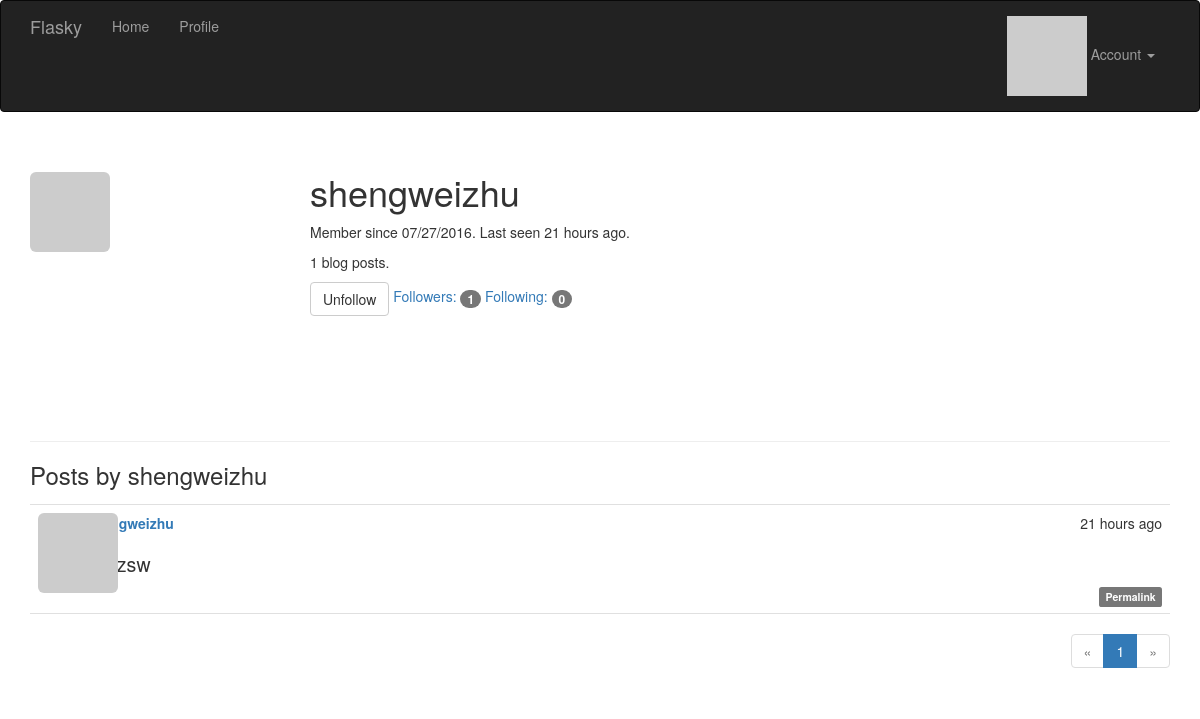
Page /user/shengweizhu (signed in) on the committed database.
### app/models.py (models this page shows, shortened)
class User(UserMixin, db.Model):
    __tablename__ = 'users'
    id = db.Column(db.Integer, primary_key=True)
    email = db.Column(db.String(64), unique=True, index=True)
    username = db.Column(db.String(64), unique=True, index=True)
    role_id = db.Column(db.Integer, db.ForeignKey('roles.id'))
    password_hash = db.Column(db.String(128))
    confirmed = db.Column(db.Boolean, default=False)
    name = db.Column(db.String(64))
    location = db.Column(db.String(64))
    about_me = db.Column(db.Text())
    member_since = db.Column(db.DateTime(), default=datetime.utcnow)
    last_seen = db.Column(db.DateTime(), default=datetime.utcnow)
    avatar_hash = db.Column(db.String(32))
    posts = db.relationship('Post', backref='author', lazy='dynamic')
    followed = db.relationship('Follow',
                               foreign_keys=[Follow.follower_id],
                               backref=db.backref('follower', lazy='joined'),
                               lazy='dynamic',
                               cascade='all, delete-orphan')
    followers = db.relationship('Follow',
                                foreign_keys=[Follow.followed_id],
                                backref=db.backref('followed', lazy='joined'),
                                lazy='dynamic',
                                cascade='all, delete-orphan')
    @property
    def password(self):
        raise AttributeError('password is not a readable attribute')
    def can(self, permissions):
        return self.role is not None and \
            (self.role.permissions & permissions) == permissions
    def is_administrator(self):
        return self.can(Permission.ADMINISTER)
    def ping(self):
        self.last_seen = datetime.utcnow()
        db.session.add(self)
    def gravatar(self, size=100, default='identicon', rating='g'):
        if request.is_secure:
            url = 'https://secure.gravatar.com/avatar'
        else:
            url = 'http://www.gravatar.com/avatar'
        hash = self.avatar_hash or hashlib.md5(
            self.email.encode('utf-8')).hexdigest()
        return '{url}/{hash}?s={size}&d={default}&r={rating}'.format(
            url=url, hash=hash, size=size, default=default, rating=rating)
    def is_following(self, user):
        return self.followed.filter_by(followed_id=user.id).first() is not None

class Post(db.Model):
    __tablename__ = 'posts'
    id = db.Column(db.Integer, primary_key=True)
    body = db.Column(db.Text)
    body_html = db.Column(db.Text)
    timestamp = db.Column(db.DateTime, index=True, default=datetime.utcnow)
    author_id = db.Column(db.Integer, db.ForeignKey('users.id'))

### app/main/views.py (the view)
@main.route('/user/<username>')
def user(username):
    user = User.query.filter_by(username=username).first_or_404()
    page = request.args.get('page', 1, type=int)
    pagination = user.posts.order_by(Post.timestamp.desc()).paginate(
        page, per_page=current_app.config['FLASKY_POSTS_PER_PAGE'],
        error_out=False)
    posts = pagination.items
    return render_template('user.html', user=user, posts=posts,
                           pagination=pagination)

### app/auth/views.py (called while the page is built)
@auth.before_app_request
def before_request():
    if current_user.is_authenticated:
        current_user.ping()
        if not current_user.confirmed \
                and request.endpoint[:5] != 'auth.' \
                and request.endpoint != 'static':
            return redirect(url_for('auth.unconfirmed'))

### app/main/__init__.py (called while the page is built)
@main.app_context_processor
def inject_permissions():
    return dict(Permission=Permission)

### app/models.py (called while the page is built)
@login_manager.user_loader
def load_user(user_id):
    return User.query.get(int(user_id))

### app/templates/user.html (shortened to what this page needs)
{% extends "base.html" %}
{% import "_macros.html" as macros %}
{% block page_content %}
<div class="page-header">
    <img class="img-rounded profile-thumbnail" src="{{ user.gravatar(size=256) }}">
    <div class="profile-header">
        <h1>{{ user.username }}</h1>
        <p>Member since {{ moment(user.member_since).format('L') }}. Last seen {{ moment(user.last_seen).fromNow() }}.</p>
        <p>{{ user.posts.count() }} blog posts.</p>
        <p>
            {% if current_user.can(Permission.FOLLOW) and user != current_user %}
                {% if not current_user.is_following(user) %}
                     <a href="{{ url_for('.follow', username=user.username) }}" class="btn btn-primary">Follow</a>
                {% else %}
                    <a href="{{ url_for('.unfollow', username=user.username) }}" class="btn btn-default">Unfollow</a>
                {% endif %}
            {% endif %}
            <a href="{{ url_for('.followers', username=user.username) }}">Followers: <span class="badge">{{ user.followers.count() - 1 }}</span></a>
            <a href="{{ url_for('.followed_by', username=user.username) }}">Following: <span class="badge">{{ user.followed.count() - 1 }}</span></a>
        </p>
    </div>
</div>
    <h3>Posts by {{ user.username }}</h3>
    {% include "_posts.html" %}
    {% if pagination %}
        <div class="pagination">
            {{ macros.pagination_widget(pagination, '.user', username=user.username) }}
        </div>
    {% endif %}
{% endblock %}

### app/templates/base.html (shortened to what this page needs)
{% extends "bootstrap/base.html" %}
{% block head %}
{{ super() }}
<link rel="stylesheet" type="text/css" href="{{ url_for('static', filename='styles.css') }}">
{% endblock %}
{% block navbar %}
<div class="navbar navbar-inverse" role="navigation">
    <div class="container">
        <div class="navbar-header">
            <a class="navbar-brand" href="{{ url_for('main.index') }}">Flasky</a>
        </div>
        <div class="navbar-collapse collapse">
            <ul class="nav navbar-nav">
                <li><a href="{{ url_for('main.index') }}">Home</a></li>
                {% if current_user.is_authenticated %}
                <li><a href="{{ url_for('main.user', username=current_user.username) }}">Profile</a></li>
                {% endif %}
            </ul>
            <ul class="nav navbar-nav navbar-right">
                {% if current_user.is_authenticated %}
                <li class="dropdown">
                    <a href="#" class="dropdown-toggle" data-toggle="dropdown">
                        <img src="{{ current_user.gravatar(size=18) }}">
                        Account <b class="caret"></b>
                    </a>
                </li>
                {% else %}
                <li><a href="{{ url_for('auth.login') }}">Log In</a></li>
                {% endif %}
            </ul>
        </div>
    </div>
</div>
{% endblock %}
{% block content %}
<div class="container">
    {% block page_content %}{% endblock %}
</div>
{% endblock %}

### app/templates/_macros.html
{% macro pagination_widget(pagination, endpoint) %}
<ul class="pagination">
    <li{% if not pagination.has_prev %} class="disabled"{% endif %}>
        <a href="{% if pagination.has_prev %}{{ url_for(endpoint, page=pagination.prev_num, **kwargs) }}{% else %}#{% endif %}">
            &laquo;
        </a>
    </li>
    {% for p in pagination.iter_pages() %}
        {% if p %}
            {% if p == pagination.page %}
            <li class="active">
                <a href="{{ url_for(endpoint, page = p, **kwargs) }}">{{ p }}</a>
            </li>
            {% else %}
            <li>
                <a href="{{ url_for(endpoint, page = p, **kwargs) }}">{{ p }}</a>
            </li>
            {% endif %}
        {% else %}
        <li class="disabled"><a href="#">&hellip;</a></li>
        {% endif %}
    {% endfor %}
    <li{% if not pagination.has_next %} class="disabled"{% endif %}>
        <a href="{% if pagination.has_next %}{{ url_for(endpoint, page=pagination.next_num, **kwargs) }}{% else %}#{% endif %}">
            &raquo;
        </a>
    </li>
</ul>
{% endmacro %}

### app/templates/bootstrap/base.html (shortened to what this page needs)
{% block doc -%}
<!DOCTYPE html>
<html{% block html_attribs %}{% endblock html_attribs %}>
{%- block html %}
  <head>
    {%- block head %}
    {%- block styles %}
    <link href="{{bootstrap_find_resource('css/bootstrap.css', cdn='bootstrap')}}" rel="stylesheet">
    {%- endblock styles %}
    {%- endblock head %}
  </head>
  <body{% block body_attribs %}{% endblock body_attribs %}>
    {% block body -%}
    {% block navbar %}
    {%- endblock navbar %}
    {% block content -%}
    {%- endblock content %}
    {%- endblock body %}
  </body>
{%- endblock html %}
</html>
{% endblock doc -%}

### app/templates/_posts.html (shortened to what this page needs)
<ul class="posts">
    {% for post in posts %}
    <li class="post">
        <div class="post-thumbnail">
            <a href="{{ url_for('.user', username=post.author.username) }}">
                <img class="img-rounded profile-thumbnail" src="{{ post.author.gravatar(size=40) }}">
            </a>
        </div>
        <div class="post-content">
            <div class="post-date">{{ moment(post.timestamp).fromNow() }}</div>
            <div class="post-author"><a href="{{ url_for('.user', username=post.author.username) }}">{{ post.author.username }}</a></div>
                        <div class="post-body">
                {% if post.body_html %}
                    {{ post.body_html | safe }}
                {% else %}
                    {{ post.body }}
                {% endif %}
            </div>
            <div class="post-footer">
                <a href="{{ url_for('.post', id=post.id) }}">
                    <span class="label label-default">Permalink</span>
                </a>
            </div>
        </div>
    </li>
    {% endfor %}
</ul>

### app/static/styles.css (style rules this page uses)
.profile-thumbnail { position: absolute; }
.profile-header { min-height: 260px; margin-left: 280px; }
ul.posts { list-style-type: none; padding: 0px; margin: 16px 0px 0px 0px; border-top: 1px solid #e0e0e0; }
ul.posts li.post { padding: 8px; border-bottom: 1px solid #e0e0e0; }
div.post-date { float: right; }
div.post-author { font-weight: bold; }
div.post-thumbnail { position: absolute; }
div.post-content { margin-left: 48px; min-height: 48px; }
div.pagination { width: 100%; text-align: right; padding: 0px; margin: 0px; }
.post-body h1 { font-size: 140%; }
div.post-footer { text-align: right; }

### rows in the picture
User: username "shengweizhu", member_since "07/27/2016", last_seen "21 hours ago"
Post: timestamp "21 hours ago", author.username "shengweizhu", body_html "@#zsw"

### other values in the picture
{{ user.posts.count() }} "1"
{{ user.followers.count() - 1 }} "1"
{{ user.followed.count() - 1 }} "0"
{{ p }} "1"
